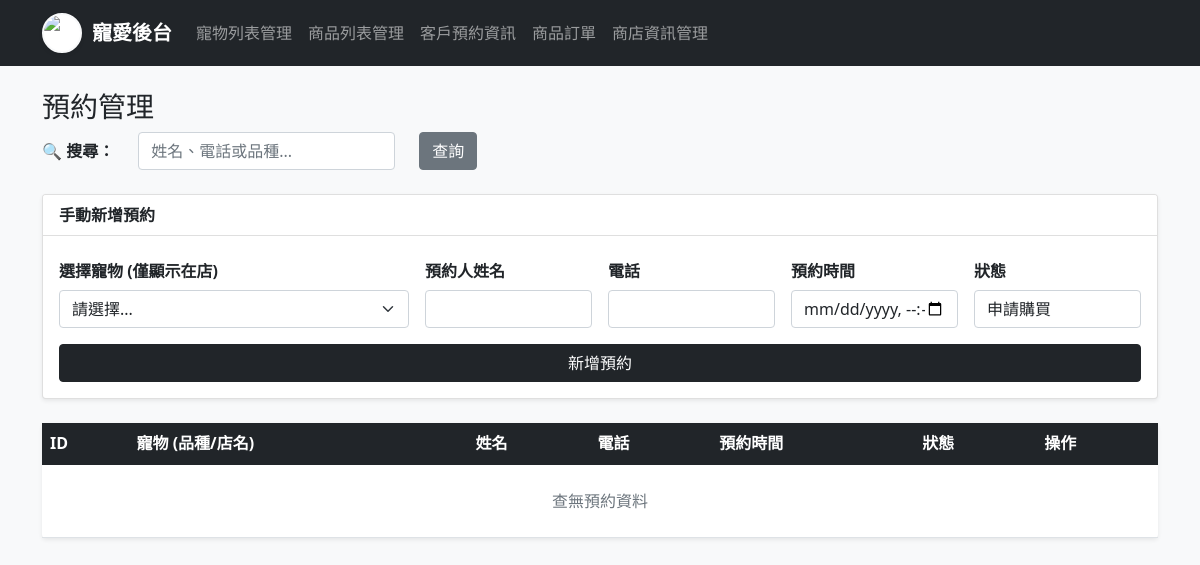
Before: /reserve_mngt.php (signed in) with the older database file.
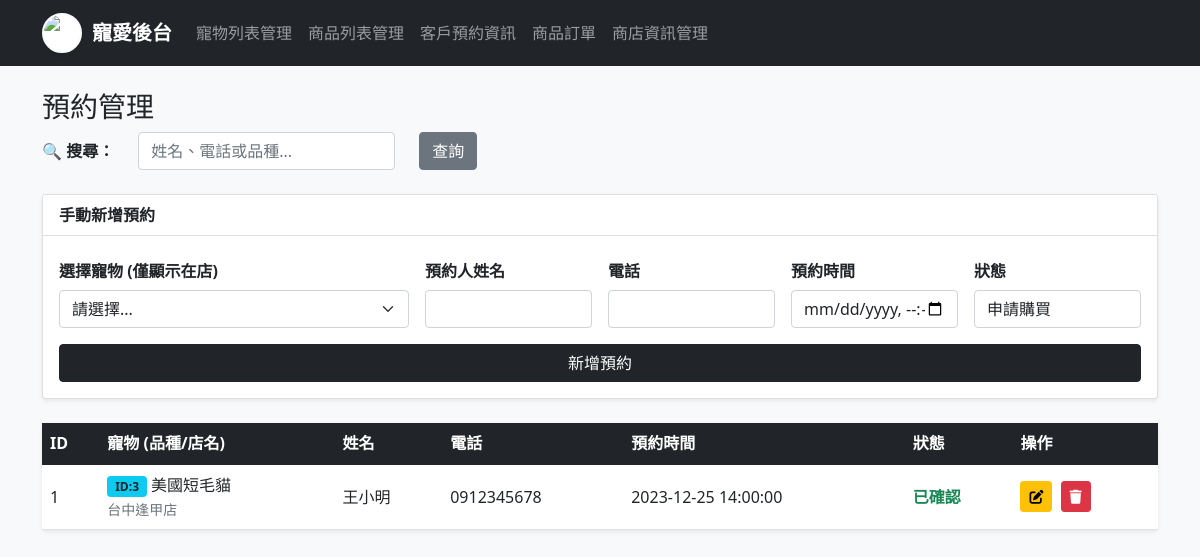
After: the same page with the newer database file.
### tables this page shows
CREATE TABLE RESERVE (
  rID int(11) NOT NULL AUTO_INCREMENT,
  petID int(11) NOT NULL,
  rName varchar(50) NOT NULL,
  rPhone varchar(20) NOT NULL,
  time datetime NOT NULL,
  status varchar(20) DEFAULT '待確認',
  PRIMARY KEY (`rID`),
  KEY petID (`petID`),
  CONSTRAINT reserve_ibfk_1 FOREIGN KEY (`petID`) REFERENCES PET (`petID`)
);

CREATE TABLE PET (
  petID int(11) NOT NULL AUTO_INCREMENT,
  bID int(11) NOT NULL,
  storeID int(11) NOT NULL,
  birth date DEFAULT NULL,
  sex enum('公','母') DEFAULT '公',
  personality varchar(255) DEFAULT NULL,
  status varchar(20) DEFAULT '在店',
  petprice int(11) DEFAULT 0,
  PRIMARY KEY (`petID`),
  KEY bID (`bID`),
  KEY storeID (`storeID`),
  CONSTRAINT pet_ibfk_1 FOREIGN KEY (`bID`) REFERENCES BREED (`bID`),
  CONSTRAINT pet_ibfk_2 FOREIGN KEY (`storeID`) REFERENCES STORE (`storeID`)
);

CREATE TABLE BREED (
  bID int(11) NOT NULL AUTO_INCREMENT,
  sID int(11) NOT NULL,
  bName varchar(50) NOT NULL,
  PRIMARY KEY (`bID`),
  KEY sID (`sID`),
  CONSTRAINT breed_ibfk_1 FOREIGN KEY (`sID`) REFERENCES SPECIE (`sID`)
);

CREATE TABLE STORE (
  storeID int(11) NOT NULL AUTO_INCREMENT,
  storeName varchar(50) NOT NULL,
  address varchar(100) DEFAULT NULL,
  Phone varchar(20) DEFAULT NULL,
  worktime varchar(50) DEFAULT NULL,
  PRIMARY KEY (`storeID`)
);

### reserve_mngt.php (the view, shortened to what the changed rows need)
<?php
include 'db_connect.php';
$sql_query = "SELECT reserve.*, pet.petID, breed.bName, store.storeName
              FROM reserve
              LEFT JOIN pet ON reserve.petID = pet.petID
              LEFT JOIN breed ON pet.bID = breed.bID
              LEFT JOIN store ON pet.storeID = store.storeID
              WHERE 1=1";
$sql_query .= " ORDER BY reserve.time DESC";
$result = $conn->query($sql_query);
?>
<!DOCTYPE html>
<html lang="zh-TW">
<head>
    <link href="https://cdn.jsdelivr.net/npm/bootstrap@5.1.3/dist/css/bootstrap.min.css" rel="stylesheet">
    <link rel="stylesheet" href="https://cdnjs.cloudflare.com/ajax/libs/font-awesome/6.0.0/css/all.min.css">
</head>
<body class="bg-light">
    <div class="container mt-4">
        <div class="card border-0 shadow-sm">
            <table class="table table-hover align-middle mb-0">
                <thead class="table-dark">
                    <tr>
                        <th>ID</th>
                        <th>寵物 (品種/店名)</th>
                        <th>姓名</th>
                        <th>電話</th>
                        <th>預約時間</th>
                        <th>狀態</th>
                        <th>操作</th>
                    </tr>
                </thead>
                <tbody>
                    <?php
                    if ($result && $result->num_rows > 0) {
                        while ($row = $result->fetch_assoc()) {
                            $statusColor = 'text-muted';
                            if ($row['status'] == '已確認') $statusColor = 'text-success fw-bold';
                            $showName = $row['rName'];
                            $showPhone = $row['rPhone'];
                            echo "<tr>
                                <td>{$row['rID']}</td>
                                <td>
                                    <span class='badge bg-info text-dark'>ID:{$row['petID']}</span>
                                    {$row['bName']} <br>
                                    <small class='text-muted'>{$row['storeName']}</small>
                                </td>
                                <td>{$showName}</td>
                                <td>{$showPhone}</td>
                                <td>{$row['time']}</td>
                                <td class='{$statusColor}'>{$row['status']}</td>
                                <td>
                                    <a href='?edit={$row['rID']}' class='btn btn-warning btn-sm me-1'><i class='fas fa-edit'></i></a>
                                    <a href='?del={$row['rID']}' onclick='confirmDelete(this.href)' class='btn btn-danger btn-sm'><i class='fas fa-trash'></i></a>
                                </td>
                            </tr>";
                        }
                    } else {
                        echo "<tr><td colspan='7' class='text-center py-4 text-muted'>查無預約資料</td></tr>";
                    }
                    ?>
                </tbody>
            </table>
        </div>
    </div>
</body>
</html>

Changed rows visible on the page:
added reserve: rID "1", petID.petID "3", breed.bName "美國短毛貓", store.storeName "台中逢甲店", rName "王小明", rPhone "0912345678", time "2023-12-25 14:00:00", status "已確認"
Other visible differences:
text no longer shown: "查無預約資料"
